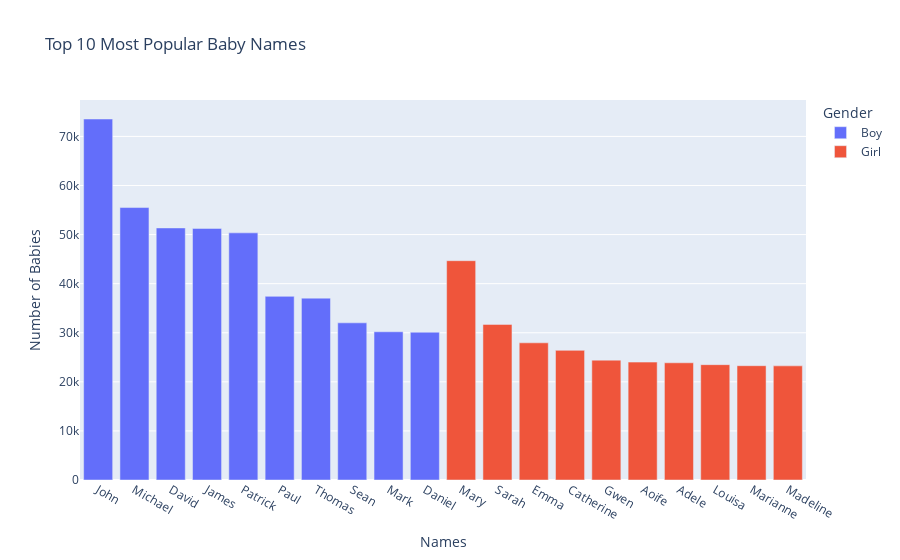

Notebook code for this chart:
### Code cell
df = pd.DataFrame(data)

# Aggregate data by gender and sum the values
df_agg = df.groupby(['Gender', 'Names']).sum().reset_index()

# Select the top N most popular names for each gender
N = 10  # Change N to select more or fewer names
df_top_names = df_agg.groupby('Gender').apply(lambda x: x.nlargest(N, 'VALUE')).reset_index(drop=True)

# Visual overview of baby name popularity
fig = px.bar(df_top_names, x='Names', y='VALUE', color='Gender', title='Top {} Most Popular Baby Names'.format(N))
fig.update_layout(xaxis_title='Names', yaxis_title='Number of Babies')
fig.show()

### Figure 1 — Plotly figure (JSON) as saved in the notebook; plotly's stock layout.template omitted (floating-point values rounded to 4 significant figures)
{"data": [{"alignmentgroup": "True", "hovertemplate": "Gender=Boy<br>Names=%{x}<br>VALUE=%{y}<extra></extra>", "legendgroup": "Boy", "marker": {"color": "#636efa", "pattern": {"shape": ""}}, "name": "Boy", "offsetgroup": "Boy", "orientation": "v", "showlegend": true, "textposition": "auto", "type": "bar", "x": ["John", "Michael", "David", "James", "Patrick", "Paul", "Thomas", "Sean", "Mark", "Daniel"], "xaxis": "x", "y": [73547, 55505, 51355, 51257, 50348, 37413, 37053, 32021, 30198, 30116], "yaxis": "y"}, {"alignmentgroup": "True", "hovertemplate": "Gender=Girl<br>Names=%{x}<br>VALUE=%{y}<extra></extra>", "legendgroup": "Girl", "marker": {"color": "#EF553B", "pattern": {"shape": ""}}, "name": "Girl", "offsetgroup": "Girl", "orientation": "v", "showlegend": true, "textposition": "auto", "type": "bar", "x": ["Mary", "Sarah", "Emma", "Catherine", "Gwen", "Aoife", "Adele", "Louisa", "Marianne", "Madeline"], "xaxis": "x", "y": [44678, 31704, 27948, 26411, 24422, 24017, 23880, 23497, 23288, 23252], "yaxis": "y"}], "layout": {"autosize": true, "barmode": "relative", "legend": {"title": {"text": "Gender"}, "tracegroupgap": 0}, "title": {"text": "Top 10 Most Popular Baby Names"}, "xaxis": {"anchor": "y", "autorange": true, "domain": [0, 1], "range": [-0.5, 19.5], "title": {"text": "Names"}, "type": "category"}, "yaxis": {"anchor": "x", "autorange": true, "domain": [0, 1], "range": [0, 77420.0], "title": {"text": "Number of Babies"}, "type": "linear"}}}
